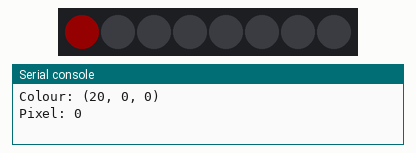
Simulated run of this program. Board: Raspberry Pi Pico running MicroPython. On the bench: 8 RGB LEDs in strip order, left to right, the last lines printed to the serial console. Dim RGB values are drawn brighter than linear.

Above: at 0.1 s.
At 0.5 s:
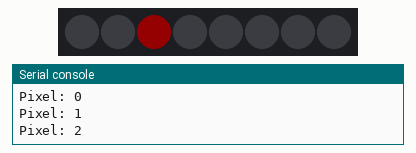
At 1.1 s:
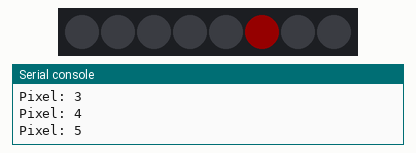
At 2.3 s:
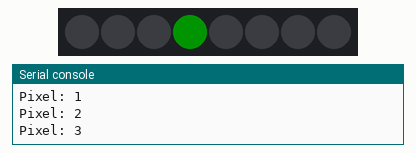
At 3.51 s:
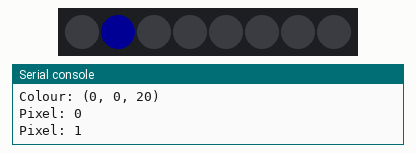
At 4.71 s:
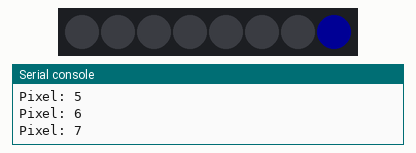
Timing chart, 0 to 40.0 s (numbered marks = the images above):
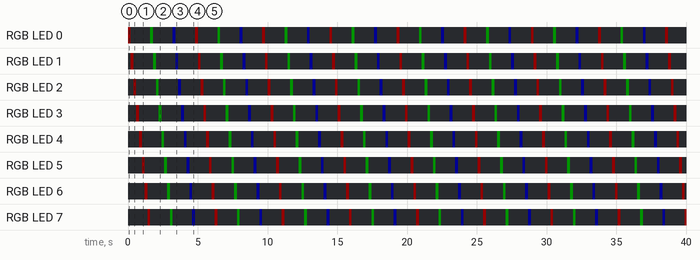

The program:

05_rgb_pixels.py
```python
from machine import Pin
from neopixel import NeoPixel
from time import sleep_ms

PIXEL_PIN = 16
PIXEL_COUNT = 8

pixels = NeoPixel(Pin(PIXEL_PIN), PIXEL_COUNT)
colours = [
    (20, 0, 0),
    (0, 20, 0),
    (0, 0, 20),
]
off = (0, 0, 0)

print("One pixel should move around the eight-pixel module.")
print("Its colour changes after each lap. Stop with Ctrl+C.")

try:
    while True:
        for colour in colours:
            print("Colour:", colour)

            for index in range(PIXEL_COUNT):
                pixels.fill(off)
                pixels[index] = colour
                pixels.write()
                print("Pixel:", index)
                sleep_ms(200)
except KeyboardInterrupt:
    print("Stopped")
finally:
    pixels.fill(off)
    pixels.write()
```

Measured:
- by itself, RGB LED 0–7: repeats every 4.8 s: off 1.4 s, RGB(0, 20, 0) 0.20 s, off 1.4 s, RGB(0, 0, 20) 0.20 s, off 1.4 s, RGB(20, 0, 0) 0.20 s
- by itself, everything shown: repeats every 4.8 s, in 24 steps
